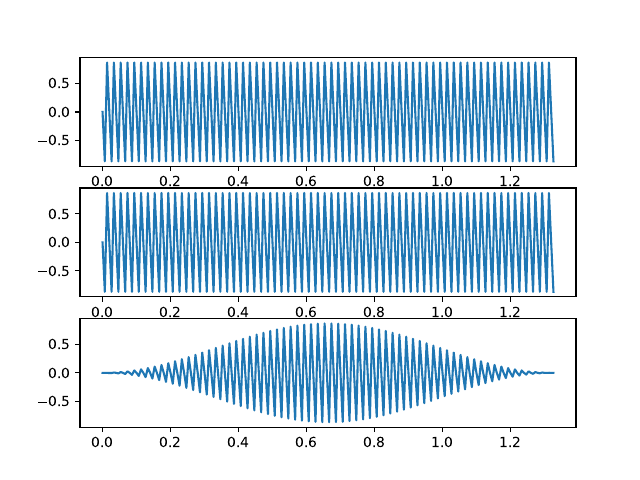

This chart was generated by the following Python code:
import numpy as np
import matplotlib.pyplot as plt

def dreptunghi(n):
    return np.ones(n)

def hanning(n):
    return np.hanning(n)

f = 100
phi = 0

fs = 150
dimFereastra = 200
t = np.arange(dimFereastra)/fs

sin = np.sin( 2 * np.pi *f * t + phi)

sinDreptunghiular = sin * dreptunghi(dimFereastra)
sinHanning = sin * hanning(dimFereastra)

fig, ax = plt.subplots(3)
ax[0].plot(t, sin)
ax[1].plot(t, sinDreptunghiular)
ax[2].plot(t, sinHanning)

plt.show()
fig.savefig("ex3.pdf")

